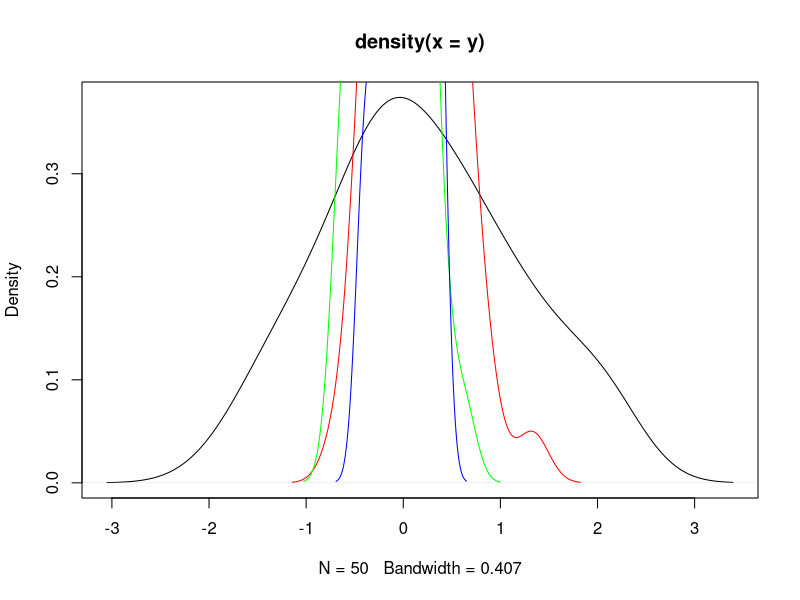

This figure's R source:
#take a random sample from the normal distribution, and plot the estimated density function
y <- rnorm(50)
plot(density(y), type = "l")

#Now take repeated samples of size 4, calculate the mean for each such sample, and plot the density
#function for the distribution of means
size <- 4
av <- numeric(50)
for (i in 1:50) {
  av[i] <- mean(rnorm(size))
}
lines(density(av), col = "red")

#Repeat the above: taking samples of size 9
size <- 9
av <- numeric(50)
for (i in 1:50) {
  av[i] <- mean(rnorm(size))
}
lines(density(av), col = "green")

#Repeat the above: taking samples of size 25
size <- 25
av <- numeric(50)
for (i in 1:50) {
  av[i] <- mean(rnorm(size))
}
lines(density(av), col = "blue")